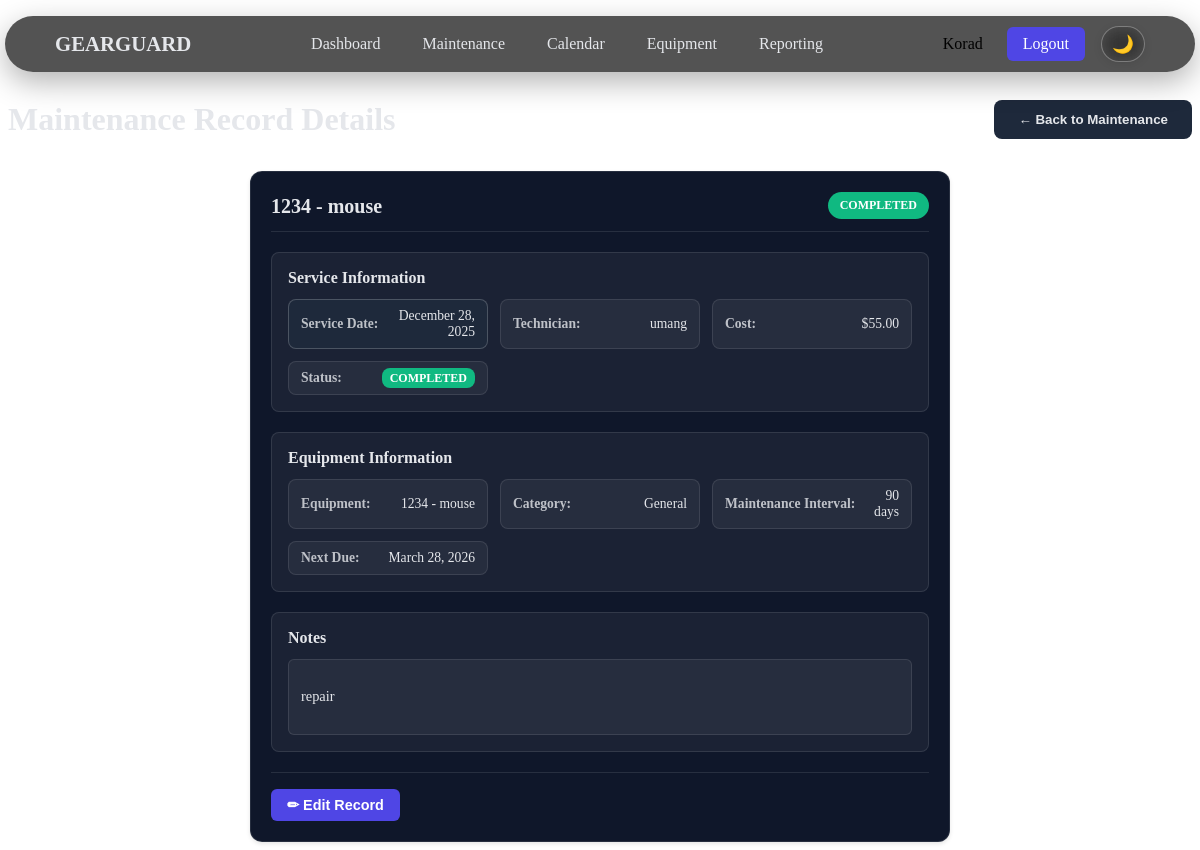
Page /maintenance/3/ (signed in) on the committed database.
### maintenance/models.py (models this page shows, shortened)
class MaintenanceRecord(models.Model):
    STATUS_CHOICES = [
        ("scheduled", "Scheduled"),
        ("completed", "Completed"),
        ("overdue", "Overdue"),
    ]
    equipment = models.ForeignKey('equipment.Equipment', on_delete=models.CASCADE, related_name='maintenance_records')
    service_date = models.DateField()
    technician = models.CharField(max_length=100, blank=True)
    cost = models.DecimalField(max_digits=10, decimal_places=2, default=0)
    remarks = models.TextField(blank=True)
    next_due = models.DateField(null=True, blank=True)
    status = models.CharField(max_length=20, choices=STATUS_CHOICES, default='scheduled')

### equipment/models.py (models this page shows, shortened)
class Equipment(models.Model):
    STATUS_CHOICES = [
        ("active", "Active"),
        ("inactive", "Inactive"),
    ]
    asset_id = models.CharField(max_length=50, unique=True)
    name = models.CharField(max_length=120)
    category = models.ForeignKey(EquipmentCategory, on_delete=models.SET_NULL, null=True, related_name="equipments")
    company = models.CharField(max_length=100, blank=True)
    serial_no = models.CharField(max_length=100, blank=True)
    technician = models.CharField(max_length=100, blank=True)
    maintenance_team = models.CharField(max_length=100, blank=True)
    assigned_date = models.DateField(null=True, blank=True)
    maintenance_interval_days = models.PositiveIntegerField(default=90)
    status = models.CharField(max_length=20, choices=STATUS_CHOICES, default="active")
    description = models.TextField(blank=True)

class EquipmentCategory(models.Model):
    name = models.CharField(max_length=100)
    responsible = models.CharField(max_length=100, blank=True)
    company = models.CharField(max_length=100, blank=True)
    def __str__(self) -> str:
        return self.name

### maintenance/views.py (the view)
# urls.py: path('<int:pk>/', views.maintenance_detail, name='detail'),
@login_required
def maintenance_detail(request, pk):
    record = get_object_or_404(MaintenanceRecord, pk=pk)
    return render(request, 'maintenance/detail.html', {'record': record})

### templates/maintenance/detail.html (shortened to what this page needs)
{% extends 'base.html' %}
{% block content %}
<div class="maintenance-header">
    <h1>Maintenance Record Details</h1>
    <div class="maintenance-actions">
        <button class="back-btn" onclick="window.location.href='/maintenance/'">
            ← Back to Maintenance
        </button>
    </div>
</div>
<div class="detail-container">
    <div class="detail-card">
        <div class="detail-header">
            <div class="detail-title">
                <h2>{{ record.equipment.asset_id }} - {{ record.equipment.name|default:"Unknown Equipment" }}</h2>
                <div class="detail-status status-{{ record.status }}">
                    {{ record.get_status_display }}
                </div>
            </div>
        </div>
        <div class="detail-body">
            <div class="detail-section">
                <h3>Service Information</h3>
                <div class="detail-grid">
                    <div class="detail-item date-field">
                        <span class="detail-label">Service Date:</span>
                        <span class="detail-value">{{ record.service_date|date:"F d, Y" }}</span>
                    </div>
                    <div class="detail-item">
                        <span class="detail-label">Technician:</span>
                        <span class="detail-value">{{ record.technician|default:"Unassigned" }}</span>
                    </div>
                    <div class="detail-item">
                        <span class="detail-label">Cost:</span>
                        <span class="detail-value">${{ record.cost|default:"0.00" }}</span>
                    </div>
                    <div class="detail-item">
                        <span class="detail-label">Status:</span>
                        <span class="detail-value">
                            <span class="status-badge status-{{ record.status }}">
                                {{ record.get_status_display }}
                            </span>
                        </span>
                    </div>
                </div>
            </div>
            <div class="detail-section">
                <h3>Equipment Information</h3>
                <div class="detail-grid">
                    <div class="detail-item">
                        <span class="detail-label">Equipment:</span>
                        <span class="detail-value">{{ record.equipment.asset_id }} - {{ record.equipment.name|default:"Unknown Equipment" }}</span>
                    </div>
                    <div class="detail-item">
                        <span class="detail-label">Category:</span>
                        <span class="detail-value">{{ record.equipment.category|default:"N/A" }}</span>
                    </div>
                    <div class="detail-item">
                        <span class="detail-label">Maintenance Interval:</span>
                        <span class="detail-value">{{ record.equipment.maintenance_interval_days }} days</span>
                    </div>
                    {% if record.next_due %}
                    <div class="detail-item">
                        <span class="detail-label">Next Due:</span>
                        <span class="detail-value">{{ record.next_due|date:"F d, Y" }}</span>
                    </div>
                    {% endif %}
                </div>
            </div>
            {% if record.remarks %}
            <div class="detail-section">
                <h3>Notes</h3>
                <div class="notes-content">
                    {{ record.remarks|linebreaks }}
                </div>
            </div>
            {% endif %}
        </div>
        <div class="detail-actions">
            <button class="action-btn edit-btn" onclick="window.location.href='/maintenance/{{ record.id }}/edit/'">
                ✏ Edit Record
            </button>
        </div>
    </div>
</div>
{% endblock %}

### templates/base.html (shortened to what this page needs)
<!doctype html>
<html lang="en" data-theme="dark">
<head>
    <link rel="stylesheet" href="https://cdn.jsdelivr.net/npm/@picocss/pico@2/css/pico.min.css">
</head>
<body>
    <div class="topbar-wrap">
        <div class="topbar">
            <a class="brand" href="/">GEARGUARD</a>
            <nav class="menu" id="mainMenu">
                <a href="/" class="{% if request.path == '/' %}active{% endif %}">Dashboard</a>
                <a href="/maintenance/"
                    class="{% if request.path == '/maintenance/' %}active{% endif %}">Maintenance</a>
                <a href="/calendar/" class="{% if request.path == '/calendar/' %}active{% endif %}">Calendar</a>
                <a href="/equipment/" class="{% if request.path == '/equipment/' %}active{% endif %}">Equipment</a>
                <a href="/notifications/"
                    class="{% if request.path == '/notifications/' %}active{% endif %}">Reporting</a>
            </nav>
            <div class="actions">
                {% if user.is_authenticated %}
                <span class="username">{{ user.username|title }}</span>
                <a class="cta" href="/users/logout/">Logout</a>
                {% else %}
                <a href="/users/login/">Login</a>
                <a class="cta" href="/users/signup/">Get Started</a>
                {% endif %}
                <button class="theme-toggle" id="themeToggle">🌙</button>
            </div>
        </div>
    </div>
    <main class="container">
        {% block content %}{% endblock %}
    </main>
</body>
</html>

### templates/base.html (style rules this page uses)
:root { --bar-bg: #0F172A; --pico-background-color: #000000; --bar-hover: #1E293B; --bar-radius: 10px; --bar-shadow: 0 6px 18px rgba(0, 0, 0, 0.35); --bar-text: #E5E7EB; --text-muted: #9CA3AF; --primary: #4F46E5; --success: #10B981; --warning: #F59E0B; --danger: #EF4444; --border-soft: rgba(255, 255, 255, 0.08); }
.topbar-wrap { position: fixed; top: 16px; left: 50%; transform: translateX(-50%); width: calc(100% - 10px); max-width: 1500px; background: rgba(26, 26, 26, 0.85); border-radius: 999px; backdrop-filter: blur(12px); box-shadow: 0 10px 30px rgba(0,0,0,0.3); overflow: hidden; z-index: 1000; }
.topbar { display: flex; align-items: center; justify-content: space-between; gap: 16px; padding: 10px 50px; width: 100%; box-sizing: border-box; }
main.container { margin-top: 100px; }
.topbar-wrap { background: rgba(26, 26, 26, 0.75); transition: background-color 0.5s ease, border-color 0.3s ease; }
.brand { font-size: 1.3rem; font-weight: 800; color: var(--bar-text); text-decoration: none; margin-right: 30px; }
.menu { display: flex; gap: 18px; white-space: nowrap; flex: .5; }
.menu a { color: var(--bar-text); text-decoration: none; padding: 6px 12px; border-radius: 6px; transition: 0.3s; }
.actions { display: flex; align-items: center; gap: 16px; margin-left: 30px; }
.username { margin-right: 8px; white-space: nowrap; }
.cta { background: #4f46e5; color: #fff; padding: 8px 16px; border-radius: 6px; text-decoration: none; }
.theme-toggle { width: 44px; height: 36px; border-radius: 18px; border: 1.5px solid rgba(255, 255, 255, 0.3); background: rgba(255, 255, 255, 0.05); color: var(--bar-text); font-size: 1.1rem; cursor: pointer; display: flex; align-items: center; justify-content: center; transition: all 0.3s ease; backdrop-filter: blur(10px); box-shadow: 0 2px 8px rgba(0, 0, 0, 0.1); }
* { transition: background-color 0.5s ease, color 0.3s ease, border-color 0.3s ease; }

### rows in the picture
MaintenanceRecord: equipment.asset_id "1234", equipment.name "mouse", status "COMPLETED", service_date "December 28, 2025", technician "umang", cost "55.00", equipment.category "General", equipment.maintenance_interval_days "90", next_due "March 28, 2026", remarks "repair"

### other values in the picture
{{ user.username|title }} "Korad"
